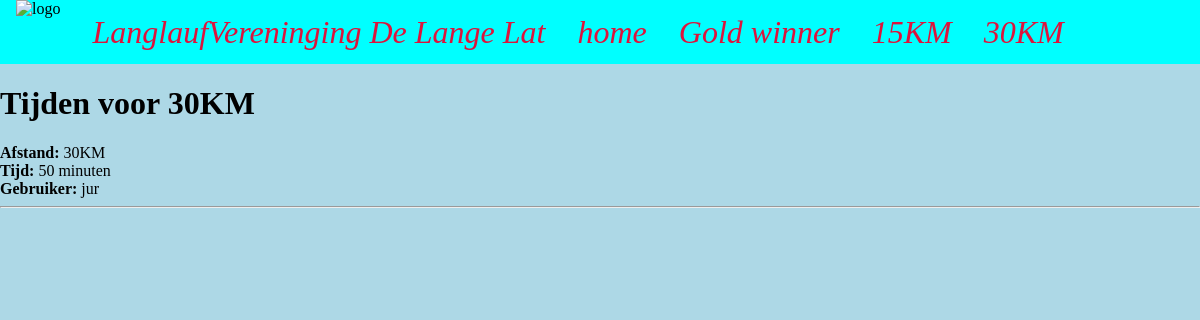
Page /tijden/30KM/ on the committed database.
### base/models.py (models this page shows, shortened)
class Distance(models.Model):
    length = models.CharField(max_length=30, blank=True)
    full_name = models.CharField(max_length=30, blank=True)

class Time(models.Model):
    distance = models.ForeignKey(
        Distance, on_delete=models.CASCADE, null=False)
    time_in_minutes = models.IntegerField(blank=False,)
    date = models.DateField(blank=False,)
    user = models.ForeignKey(User, on_delete=models.CASCADE)
    approved = models.BooleanField(default=False)
    approved_by = models.ForeignKey(User, on_delete=models.CASCADE,
                                    related_name='approved_by', null=True, blank=True)

### base/views.py (the view)
# urls.py: path('tijden/<str:length>/', views.times_by_length, name='times_by_length'),
def times_by_length(request, length):
    length = request.GET.get('length', length)
    distance = get_object_or_404(Distance, length=length)
    times = Time.objects.filter(distance=distance)
    return render(request, 'base/times_by_length.html', {
        'times': times,
        'length': length,
    })

### base/templates/base/times_by_length.html
{% extends 'base/base.html' %}
{% block content %}
  <h1>Tijden voor {{ length }}</h1>
  {% for time in times %}
    <div>
      <strong>Afstand:</strong> {{ time.distance.length }}<br>
      <strong>Tijd:</strong> {{ time.time_in_minutes }} minuten<br>
      <strong>Gebruiker:</strong> {{ time.user.username }}
    </div>
    <hr>
  {% empty %}
    <p>Geen tijden beschikbaar voor deze afstand.</p>
  {% endfor %}
{% endblock %}

### base/static/base/css/styles.css (style rules this page uses)
body { background-color: lightblue; }

### base/static/base/css/menu.css (style rules this page uses)
body { margin: 0; }

### rows in the picture
Distance: length "30KM"
Time: distance.length "30KM", time_in_minutes "50", user.username "jur"
